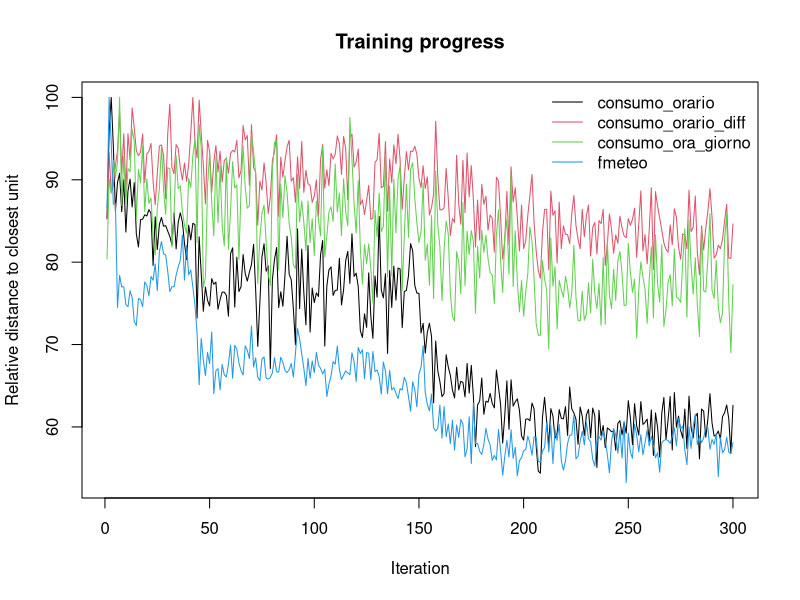
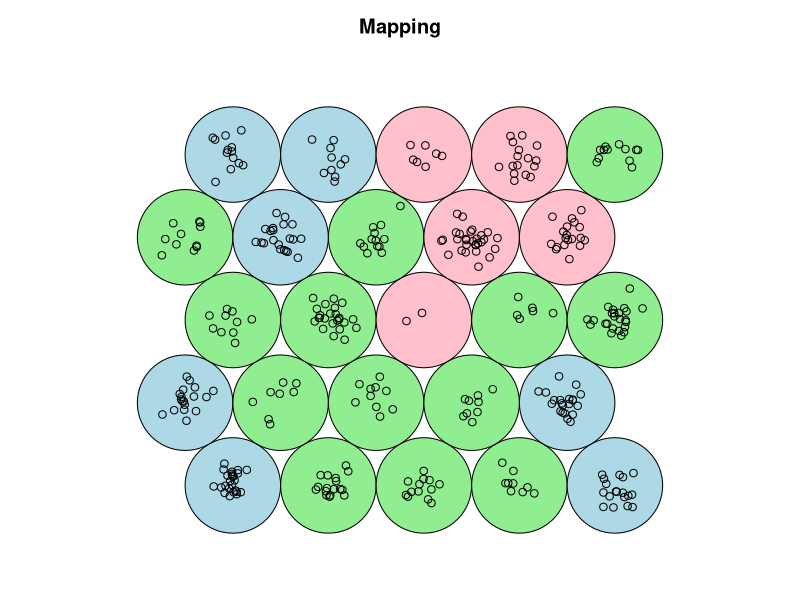
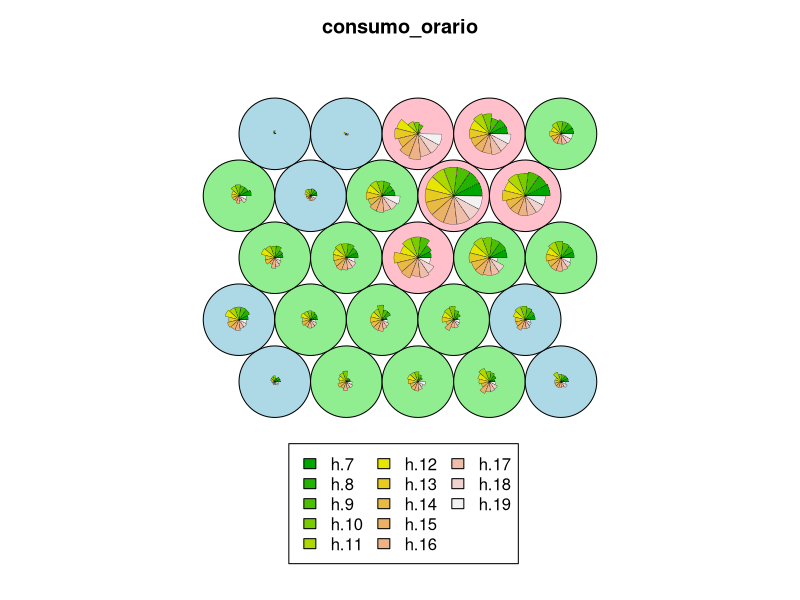
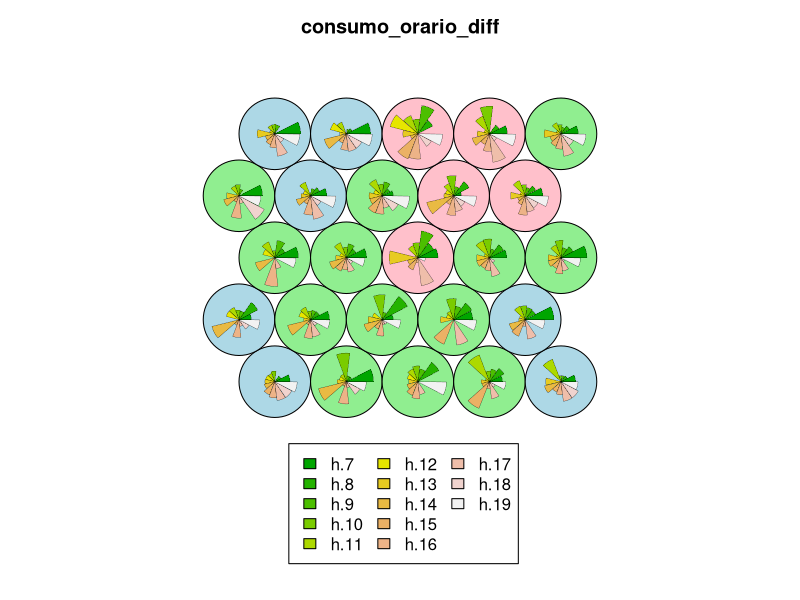
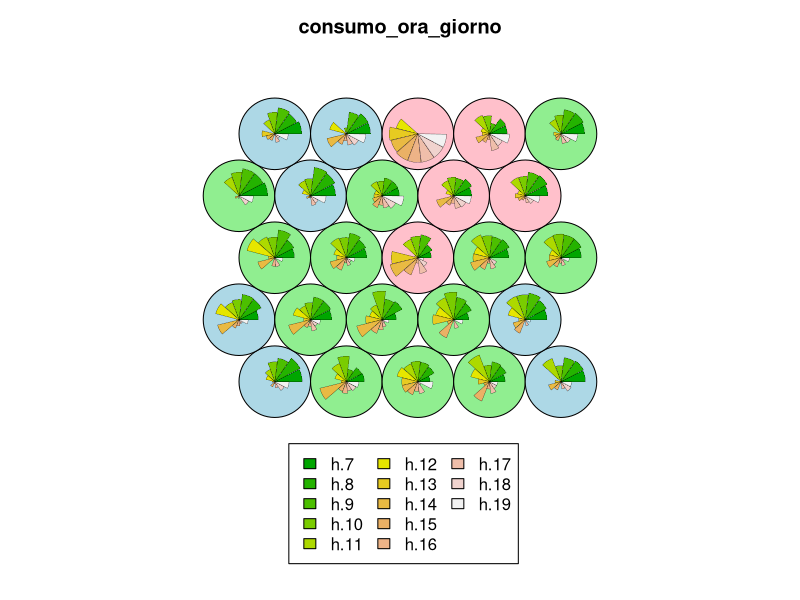
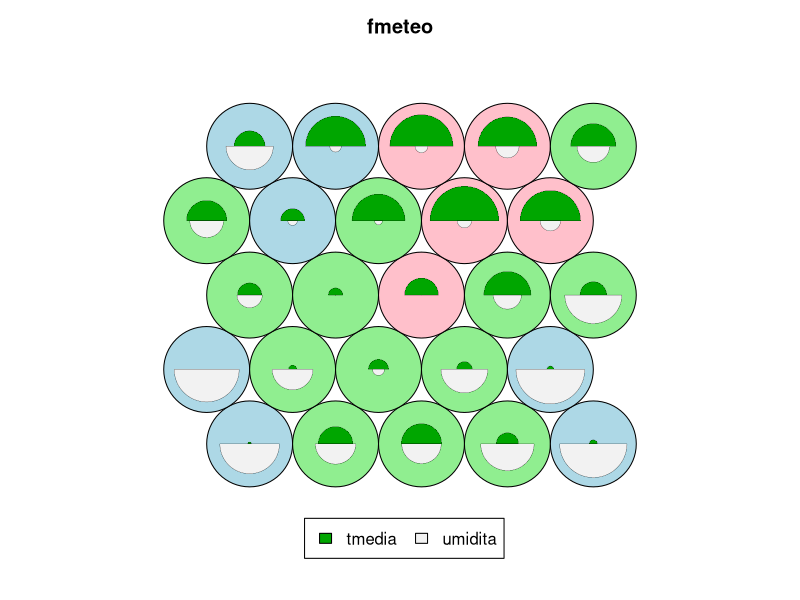
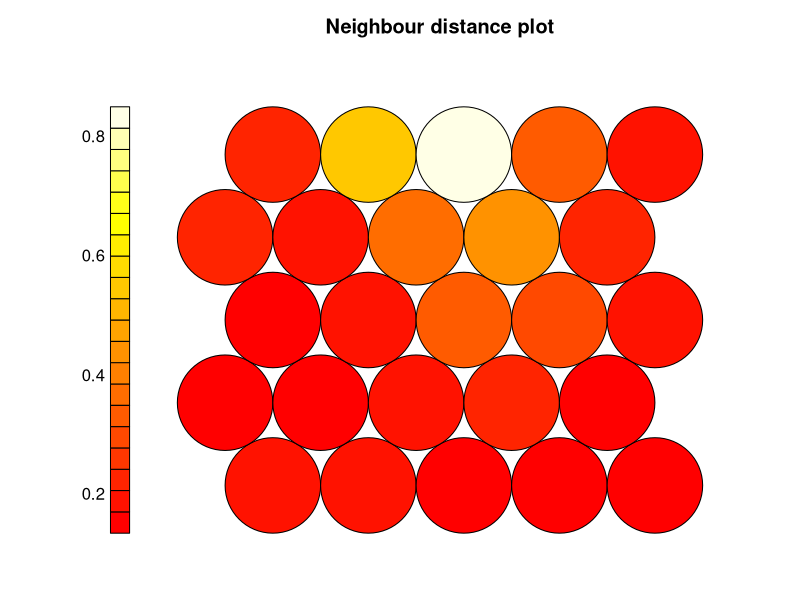
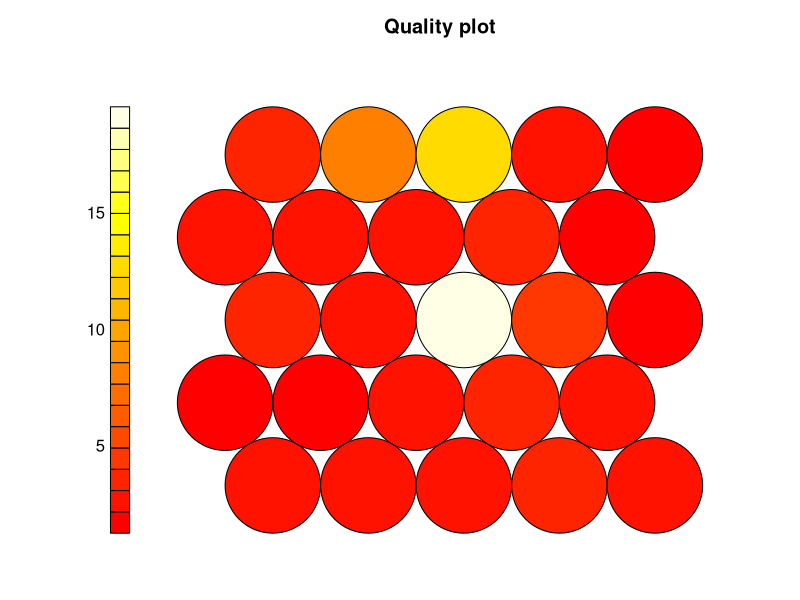

Write the R code that produced these figures, in order. (Note: this script raises an error after producing the figures.)
require(kohonen)
require(dplyr)

setwd(dirname(rstudioapi::getActiveDocumentContext()$path))

colors = c("pink", "lightblue", "lightgreen")


# Data -------------------------------------------------------------------------
df_consumo_orario=read.csv('consumo_orario_df.csv', sep=";")
df_consumo_orario_diff=read.csv('consumo_orario_diff_df.csv', sep=";")
df_consumo_ora_giorno=read.csv('consumo_ora_giorno_df.csv', sep=";")
df_meteo=read.csv('meteo_df.csv', sep=";")

# Features ---------------------------------------------------------------------
fconsumo_orario = scale(as.matrix(df_consumo_orario[2:14]))
fconsumo_orario_diff = scale(as.matrix(df_consumo_orario_diff[2:14]))
fconsumo_ora_giorno = scale(as.matrix(df_consumo_ora_giorno[2:14]))
fmeteo = scale(as.matrix(df_meteo[,2:3]))

# SUPER SOM INIT ---------------------------------------------------------------
som.grid = somgrid(xdim=5, ydim=5, topo = "hexagonal", toroidal = 1)
som.layer = list('consumo_orario'=fconsumo_orario, 
                 'consumo_orario_diff'=fconsumo_orario_diff,
                 'consumo_ora_giorno'=fconsumo_ora_giorno,
                 'fmeteo'=fmeteo)
set.seed(666)
ss=supersom(som.layer, 
            som.grid, 
            whatmap=1:4, 
            user.weights = c(0.2, 0.35, 0.35, 0.1), 
            alpha = c(0.005,0.001), 
            rlen = 300)

# Clusters ---------------------------------------------------------------------
n_cluster = 3

# hierarchical
ss.hc = cutree(hclust(object.distances(ss, "codes")), n_cluster)
# kmeans
ss.km = kmeans(as.matrix(object.distances(ss, "codes")), n_cluster)[["cluster"]]

# Plot -------------------------------------------------------------------------
bgcolors = colors[0:n_cluster]

# Error during epochs
plot(ss, type = "changes")
# Mapping
plot(ss, type = "mapping", bgcol=bgcolors[as.integer(ss.km)], pch = 1, main = "Mapping", keepMargins = TRUE)
# Layers
plot(ss, bgcol=bgcolors[as.integer(ss.km)])
# Distances
plot(ss, type="dist.neighbours")
plot(ss, type="quality")

# Results extraction -----------------------------------------------------------
mylist = ss.km
fn = "ssom_out/node_cluster.txt"
lapply(mylist, write, fn, append=TRUE, ncolumns=1000)

mylist = ss$unit.classif
fn = "ssom_out/day_node.txt"
lapply(mylist, write, fn, append=TRUE, ncolumns=1000)

mylist =plot(ss, type = "count")
fn = "ssom_out/node_count.txt"
lapply(mylist, write, fn, append=TRUE, ncolumns=1000)

write.csv(as.data.frame(ss[["codes"]][["consumo_orario"]]), 
          file="ssom_out/codes_consumo_orario.csv")
write.csv(as.data.frame(ss[["codes"]][["consumo_ora_giorno"]]), 
          file="ssom_out/codes_consumo_ora_giorno.csv")
write.csv(as.data.frame(ss[["codes"]][["consumo_orario_diff"]]), 
          file="ssom_out/codes_consumo_orario_diff.csv")
write.csv(as.data.frame(ss[["codes"]][["fmeteo"]]), 
          file="ssom_out/codes_meteo.csv")
